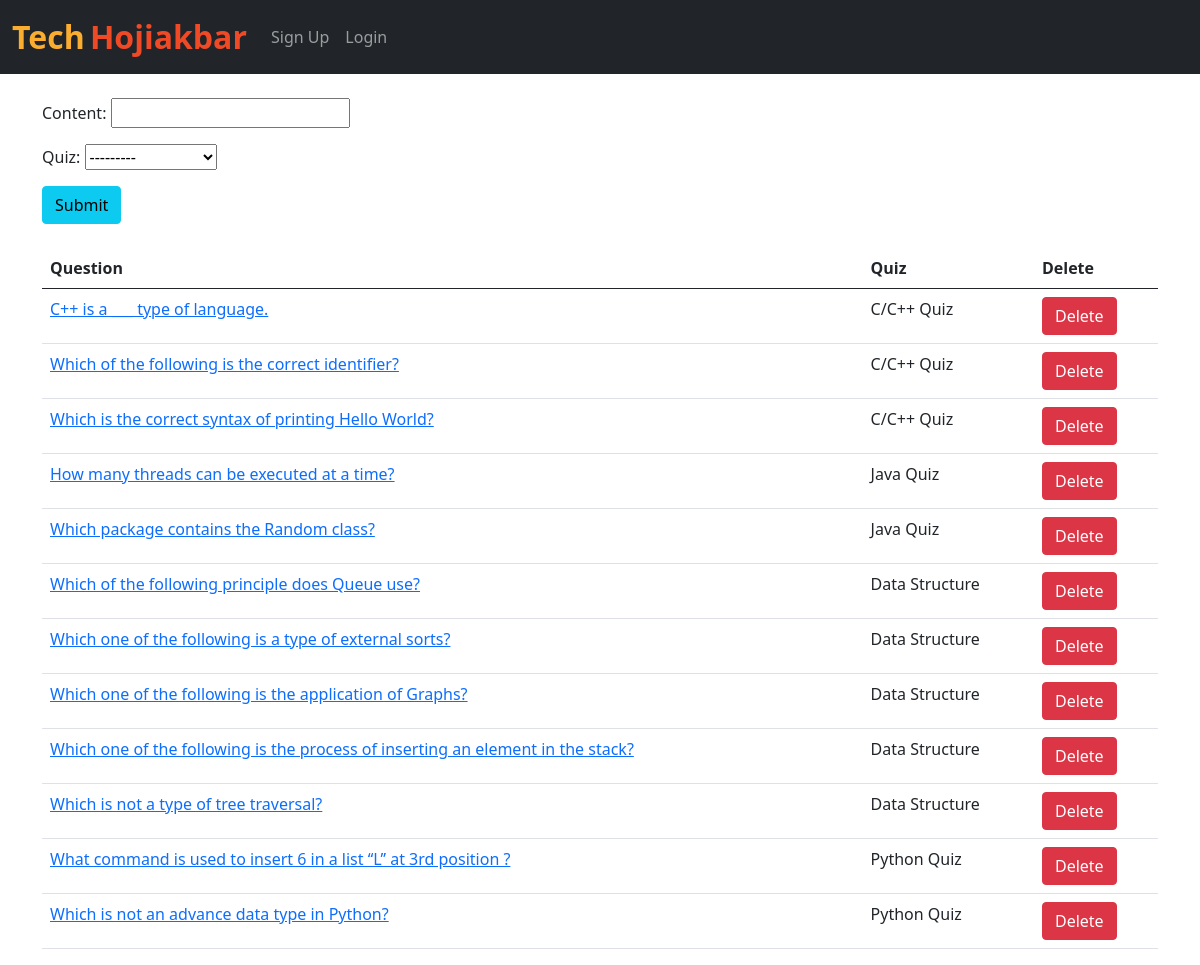
Page /add_question/ on the committed database.
### home/models.py (models this page shows, shortened)
class Question(models.Model):
    content = models.CharField(max_length=200)
    quiz = models.ForeignKey(Quiz, on_delete=models.CASCADE)

class Quiz(models.Model):
    name = models.CharField(max_length=50)
    desc = models.CharField(max_length=500)
    number_of_questions = models.IntegerField(default=1)
    time = models.IntegerField(help_text="Duration of the quiz in seconds", default="1")
    def __str__(self):
        return self.name

### home/views.py (the view)
# urls.py: path('add_question/', views.add_question, name='add_question'),
def add_question(request):
    questions = Question.objects.all()
    questions = Question.objects.filter().order_by('-id')
    if request.method == "POST":
        form = QuestionForm(request.POST)
        if form.is_valid():
            form.save()
            return render(request, "add_question.html")
    else:
        form = QuestionForm()
    return render(request, "add_question.html", {'form': form, 'questions': questions})

### home/forms.py
class QuestionForm(forms.ModelForm):
    class Meta:
        model = Question
        fields = ('content', 'quiz')

### home/templates/add_question.html (shortened to what this page needs)
{% extends 'base.html' %}
{% block body %}
<div class="container mt-4">
  <form action="/add_question/" method="POST"> {% csrf_token %}
    {{ form.as_p }}
    <button type="submit" class="btn btn-info">Submit</button>
  </form>
  <br>
  <table class="table">
    <thead>
      <tr>
        <th>Question</th>
        <th>Quiz</th>
        <th>Delete</th>
      </tr>
    </thead>
    {% for question in questions %}
    <tr>
      <td><a href="/add_options/{{question.id}}/">{{question.content}}</a></td>
      <td>{{question.quiz}}</td>
      <td><a href="/delete_question/{{question.id}}/" class="btn btn-danger">Delete</a></td>
    </tr>
    {% endfor %}
  </table>
</div>
{% endblock %}

### rows in the picture
Question: content "C++ is a ___ type of language.", quiz "C/C++ Quiz"
Question: content "Which of the following is the correct identifier?", quiz "C/C++ Quiz"
Question: content "Which is the correct syntax of printing Hello World?", quiz "C/C++ Quiz"
Question: content "How many threads can be executed at a time?", quiz "Java Quiz"
Question: content "Which package contains the Random class?", quiz "Java Quiz"
Question: content "Which of the following principle does Queue use?", quiz "Data Structure"
Question: content "Which one of the following is a type of external sorts?", quiz "Data Structure"
Question: content "Which one of the following is the application of Graphs?", quiz "Data Structure"
Question: content "Which one of the following is the process of inserting an element in the stack?", quiz "Data Structure"
Question: content "Which is not a type of tree traversal?", quiz "Data Structure"
Question: content "What command is used to insert 6 in a list ‘‘L’’ at 3rd position ?", quiz "Python Quiz"
Question: content "Which is not an advance data type in Python?", quiz "Python Quiz"
